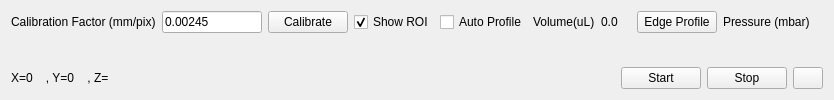
       <widget class="QWidget" name="tab">
        <attribute name="title">
         <string>Camera</string>
        </attribute>
        <layout class="QVBoxLayout" name="verticalLayout_5">
         <item>
          <layout class="QVBoxLayout" name="verticalLayout_2">
           <item>
            <layout class="QHBoxLayout" name="horizontalLayout_4">
             <item>
              <widget class="QLabel" name="label_3">
               <property name="text">
                <string>Calibration Factor (mm/pix)</string>
               </property>
              </widget>
             </item>
             <item>
              <widget class="QLineEdit" name="cfLineEdit">
               <property name="maximumSize">
                <size>
                 <width>100</width>
                 <height>16777215</height>
                </size>
               </property>
               <property name="text">
                <string>0.00245</string>
               </property>
              </widget>
             </item>
             <item>
              <widget class="QPushButton" name="calibratePushButton">
               <property name="text">
                <string>Calibrate</string>
               </property>
              </widget>
             </item>
             <item>
              <widget class="QCheckBox" name="showDropROICheckBox">
               <property name="text">
                <string>Show ROI</string>
               </property>
               <property name="checked">
                <bool>true</bool>
               </property>
              </widget>
             </item>
             <item>
              <widget class="QCheckBox" name="autoProfileCheckBox">
               <property name="text">
                <string>Auto Profile</string>
               </property>
              </widget>
             </item>
             <item>
              <widget class="QLabel" name="label">
               <property name="text">
                <string>Volume(uL)</string>
               </property>
              </widget>
             </item>
             <item>
              <widget class="QLabel" name="volumeLabel">
               <property name="sizePolicy">
                <sizepolicy hsizetype="Expanding" vsizetype="Preferred">
                 <horstretch>0</horstretch>
                 <verstretch>0</verstretch>
                </sizepolicy>
               </property>
               <property name="minimumSize">
                <size>
                 <width>30</width>
                 <height>0</height>
                </size>
               </property>
               <property name="maximumSize">
                <size>
                 <width>100</width>
                 <height>16777215</height>
                </size>
               </property>
               <property name="text">
                <string>0.0</string>
               </property>
              </widget>
             </item>
             <item>
              <widget class="QPushButton" name="edgeProfilePushButton">
               <property name="text">
                <string>Edge Profile</string>
               </property>
              </widget>
             </item>
             <item>
              <widget class="QLabel" name="label_8">
               <property name="text">
                <string>Pressure (mbar)</string>
               </property>
              </widget>
             </item>
             <item>
              <widget class="PyDMLabel" name="PyDMLabel_2">
               <property name="toolTip">
                <string/>
               </property>
               <property name="channel" stdset="0">
                <string>ca://P61:Pressure:mbar</string>
               </property>
              </widget>
             </item>
            </layout>
           </item>
           <item>
            <widget class="PyDMImageView" name="PyDMImageView">
             <property name="toolTip">
              <string/>
             </property>
             <property name="colorMap" stdset="0">
              <enum>PyDMImageView::Monochrome</enum>
             </property>
             <property name="imageWidth" stdset="0">
              <number>1360</number>
             </property>
             <property name="readingOrder" stdset="0">
              <enum>PyDMImageView::Clike</enum>
             </property>
             <property name="imageChannel" stdset="0">
              <string>ca://15PS1:image1:ArrayData</string>
             </property>
             <property name="widthChannel" stdset="0">
              <string>ca://15PS1:cam1:ArraySizeX_RBV</string>
             </property>
            </widget>
           </item>
           <item>
            <layout class="QHBoxLayout" name="horizontalLayout_5">
             <item>
              <widget class="QLabel" name="cursorPosLabel">
               <property name="text">
                <string>X=0    , Y=0    , Z=</string>
               </property>
              </widget>
             </item>
             <item>
              <widget class="PyDMLabel" name="PyDMLabel_7">
               <property name="sizePolicy">
                <sizepolicy hsizetype="Fixed" vsizetype="Preferred">
                 <horstretch>0</horstretch>
                 <verstretch>0</verstretch>
                </sizepolicy>
               </property>
               <property name="toolTip">
                <string/>
               </property>
               <property name="alignment">
                <set>Qt::AlignRight|Qt::AlignTrailing|Qt::AlignVCenter</set>
               </property>
               <property name="precision" stdset="0">
                <number>0</number>
               </property>
               <property name="showUnits" stdset="0">
                <bool>false</bool>
               </property>
               <property name="precisionFromPV" stdset="0">
                <bool>true</bool>
               </property>
               <property name="alarmSensitiveContent" stdset="0">
                <bool>false</bool>
               </property>
               <property name="alarmSensitiveBorder" stdset="0">
                <bool>true</bool>
               </property>
               <property name="PyDMToolTip" stdset="0">
                <string>Detector State</string>
               </property>
               <property name="channel" stdset="0">
                <string>ca://15PS1:cam1:DetectorState_RBV</string>
               </property>
               <property name="enableRichText" stdset="0">
                <bool>false</bool>
               </property>
              </widget>
             </item>
             <item>
              <widget class="PyDMPushButton" name="PyDMPushButton_7">
               <property name="sizePolicy">
                <sizepolicy hsizetype="Fixed" vsizetype="Fixed">
                 <horstretch>0</horstretch>
                 <verstretch>0</verstretch>
                </sizepolicy>
               </property>
               <property name="toolTip">
                <string/>
               </property>
               <property name="text">
                <string>Start</string>
               </property>
               <property name="alarmSensitiveContent" stdset="0">
                <bool>false</bool>
               </property>
               <property name="alarmSensitiveBorder" stdset="0">
                <bool>false</bool>
               </property>
               <property name="PyDMToolTip" stdset="0">
                <string>Start Acquisition</string>
               </property>
               <property name="monitorDisp" stdset="0">
                <bool>false</bool>
               </property>
               <property name="channel" stdset="0">
                <string>ca://15PS1:cam1:Acquire</string>
               </property>
               <property name="PyDMIcon" stdset="0">
                <string/>
               </property>
               <property name="passwordProtected" stdset="0">
                <bool>false</bool>
               </property>
               <property name="password" stdset="0">
                <string/>
               </property>
               <property name="protectedPassword" stdset="0">
                <string/>
               </property>
               <property name="showConfirmDialog" stdset="0">
                <bool>false</bool>
               </property>
               <property name="confirmMessage" stdset="0">
                <string>Are you sure you want to proceed?</string>
               </property>
               <property name="pressValue" stdset="0">
                <string>1</string>
               </property>
               <property name="releaseValue" stdset="0">
                <string>None</string>
               </property>
               <property name="relativeChange" stdset="0">
                <bool>false</bool>
               </property>
               <property name="writeWhenRelease" stdset="0">
                <bool>false</bool>
               </property>
              </widget>
             </item>
             <item>
              <widget class="PyDMPushButton" name="PyDMPushButton_8">
               <property name="sizePolicy">
                <sizepolicy hsizetype="Fixed" vsizetype="Fixed">
                 <horstretch>0</horstretch>
                 <verstretch>0</verstretch>
                </sizepolicy>
               </property>
               <property name="toolTip">
                <string/>
               </property>
               <property name="text">
                <string>Stop</string>
               </property>
               <property name="alarmSensitiveContent" stdset="0">
                <bool>false</bool>
               </property>
               <property name="alarmSensitiveBorder" stdset="0">
                <bool>false</bool>
               </property>
               <property name="PyDMToolTip" stdset="0">
                <string>Stop Acquisition</string>
               </property>
               <property name="monitorDisp" stdset="0">
                <bool>false</bool>
               </property>
               <property name="channel" stdset="0">
                <string>ca://15PS1:cam1:Acquire</string>
               </property>
               <property name="PyDMIcon" stdset="0">
                <string/>
               </property>
               <property name="passwordProtected" stdset="0">
                <bool>false</bool>
               </property>
               <property name="password" stdset="0">
                <string/>
               </property>
               <property name="protectedPassword" stdset="0">
                <string/>
               </property>
               <property name="showConfirmDialog" stdset="0">
                <bool>false</bool>
               </property>
               <property name="confirmMessage" stdset="0">
                <string>Are you sure you want to proceed?</string>
               </property>
               <property name="pressValue" stdset="0">
                <string>0</string>
               </property>
               <property name="releaseValue" stdset="0">
                <string>None</string>
               </property>
               <property name="relativeChange" stdset="0">
                <bool>false</bool>
               </property>
               <property name="writeWhenRelease" stdset="0">
                <bool>false</bool>
               </property>
              </widget>
             </item>
             <item>
              <widget class="PyDMRelatedDisplayButton" name="PyDMRelatedDisplayButton_2">
               <property name="maximumSize">
                <size>
                 <width>30</width>
                 <height>16777215</height>
                </size>
               </property>
               <property name="toolTip">
                <string/>
               </property>
               <property name="filenames" stdset="0">
                <stringlist>
                 <string>ADVimba.ui</string>
                </stringlist>
               </property>
               <property name="macros" stdset="0">
                <stringlist>
                 <string>P=15PS1:,R=cam1:</string>
                </stringlist>
               </property>
               <property name="openInNewWindow" stdset="0">
                <bool>true</bool>
               </property>
              </widget>
             </item>
            </layout>
           </item>
          </layout>
         </item>
        </layout>
       </widget>
